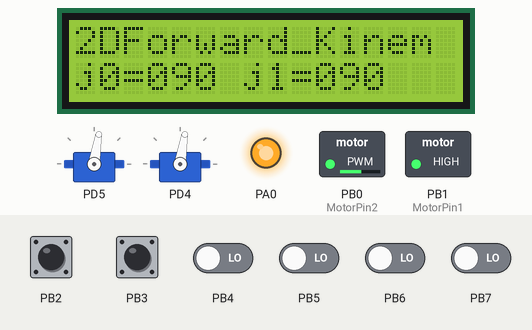
Bench run of a program on a simulated ATmega32, built with avr-gcc and emulated at 16 MHz. Parts: 16×2 character LCD, 2 × servo, switched loads named in the program (green lamp = pin HIGH), output pins drawn as LEDs (lit = HIGH). Wiring (inferred from the signals the program sends): character LCD (HD44780): RS PD7; E PD6; data PC0, PC1, PC2, PC3, PC4, PC5, PC6, PC7. The test bench sets the inputs (shaded band); at power-on: PB2, PB3 HIGH, PB4–7 LOW. Servo pulses on a pin are drawn as a servo (544–2400 µs = 0–180°); pins used as bus, display or sensor lines are not drawn.

Above: at 1.2 s.
1.3 s: PB2 pulled LOW for 0.15 s
At 2.6 s:
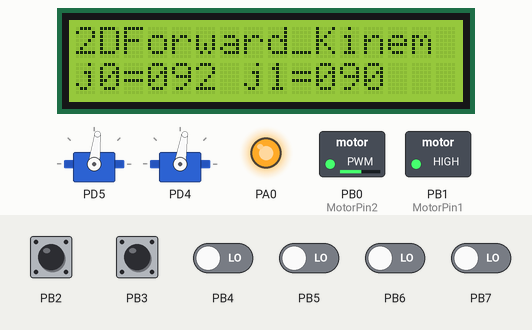
3.0 s: PB2 pulled LOW for 1 s
At 5.1 s:
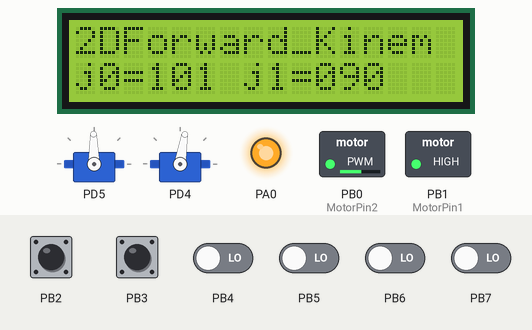
5.5 s: PB2 pulled LOW for 0.15 s
At 6.8 s:
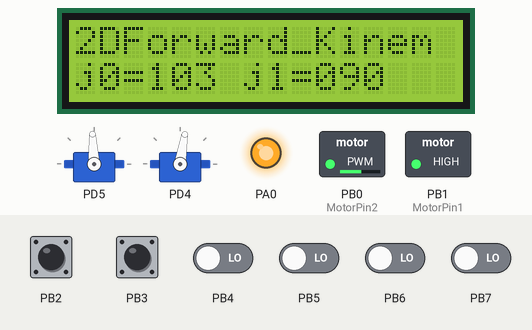
7.1 s: PB2 pulled LOW for 1 s
At 9.4 s:
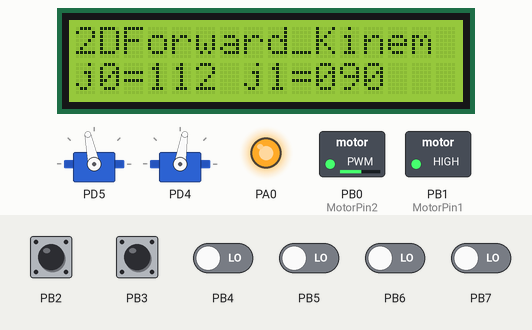
Timing chart, 0 to 10.6 s (numbered marks = the images above; inputs shaded):
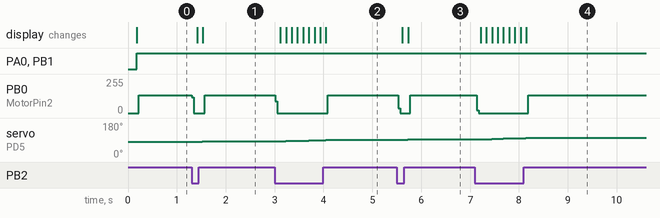

Measured:
- after the input at 1.3 s, PB0 (MotorPin2): 134/255 → 0/255 at once, → 134/255 0.27 s later; servo on PD5: 81° → 82° after 0.10 s, → 83° 0.12 s later; the display: first changes after 0.12 s (image 1 shows a later state)
- after the input at 3.0 s, PB0 (MotorPin2): 134/255 → 0/255 at once, → 134/255 1.1 s later; servo on PD5: moves from 83° to 91° over 0.94 s, starting after 0.10 s; the display: first changes after 0.12 s (image 2 shows a later state)
- after the input at 5.5 s, PB0 (MotorPin2): 134/255 → 0/255 at once, → 134/255 0.24 s later; servo on PD5: 91° → 92° after 0.10 s, → 93° 0.12 s later; the display: first changes after 0.12 s (image 3 shows a later state)
- after the input at 7.1 s, PB0 (MotorPin2): 134/255 → 0/255 at once, → 134/255 1.1 s later; servo on PD5: moves from 93° to 102° over 0.94 s, starting after 0.10 s; the display: first changes after 0.12 s (image 4 shows a later state)

The program:

main.c
```c
/*
 * main.c*/
#undef F_CPU
#define F_CPU 16000000ul

#include "Datatypes.h"
#include "Keypad.h"
#include "LCD.h"
#include "Servo1.h"
#include "util/delay.h"
#include "Timer0.h"
#include "DIO.h"


int main(void)
{
	DIO_SetPinDirection(0,0,OUTPUT);

	f32 j0=90,j1=90;
	LCD_init();
	Servo1_init();
	Keypad_init();
//	Timer0_init();
//
	Servo1A_SetAngle(j0);
	Servo1B_SetAngle(j1);
	LCD_MoveCu(0,0);
	LCD_WriteString("2DForward_Kinem");
	LCD_MoveCu(1,0);
	LCD_WriteString("j0=");
	LCD_WriteNumber(j0);
	LCD_MoveCu(1,7);
	LCD_WriteString("j1=");
	LCD_WriteNumber(j1);
	while(1)
	{
		DIO_SetPinValue(0,0,1);
		if(Keypad_ReadButton(0) == 0)
		{
			j0 += 1;
			_delay_ms(100);
			if(j0 >= 130)
			{
				j0 = 130;
			}
			Servo1A_SetAngle(j0);
			LCD_MoveCu(1,3);
			LCD_WriteNumber(j0);
		}
//		if(Keypad_ReadButton(4) == 0)
//		{
//			j0 -= 1;
//			_delay_ms(100);
//			if(j0 <= 60)
//			{
//				j0 = 60;
//			}
//			Servo1A_SetAngle(j0);
//			LCD_MoveCu(1,3);
//			LCD_WriteNumber(j0);
//		}
//
//		if(Keypad_ReadButton(1) == 0)
//		{
//			j1 += 1;
//			_delay_ms(100);
//			if(j1 >= 150)
//			{
//				j1 = 150;
//			}
//			Servo1B_SetAngle(j1);
//			LCD_MoveCu(1,10);
//			LCD_WriteNumber(j1);
//		}
//		if(Keypad_ReadButton(5) == 0)
//		{
//			j1 -= 1;
//			_delay_ms(100);
//			if(j1 <= 30)
//			{
//				j1 = 30;
//			}
//			Servo1B_SetAngle(j1);
//			LCD_MoveCu(1,10);
//			LCD_WriteNumber(j1);
//		}

	}
}
```

ADC.c
```c
/*
 * ADC.c
 *
 *  Created on: Mar 31, 2017
 *      Author: Mohamed Tarek
 */

#include "Datatypes.h"
#include "ADC_cfg.h"
#include "Macros.h"
#include "Registers.h"

void ADC_init(void)
{
	ADMUX = REF_VOLTAGE_SOURCE | (LEFT_ADJUST<<5)  |INITIAL_CHANNEL ;
	ADCSRA = (ADC_EN << 7) | SELECT_MODE | (ADC_INT_EN << 3) | ADC_PRESCALLER;

#if(SELECT_MODE == AUTO_TRIGGER)
	SFIOR = TRIG_SOURCE;
	#if(TRIG_SOURCE == FREE_RUNNING)
		SET_BIT(ADCSRA,6);
	#endif
#endif

#if(ADC_INT_EN == TRUE)
	SET_BIT(SREG,7);
#endif
}

void ADC_StartConversion(void)
{
	SET_BIT(ADCSRA,6);
#if((SELECT_MODE == AUTO_TRIGGER) && (TRIG_SOURCE == FREE_RUNNING))
#warning "Conversion already started in ADC_init Function"
#endif

}

u8 ADC_GetIntFlag(void)
{
	return GET_BIT(ADCSRA,4);
}

void ADC_ClearIntFlag(void)
{
#if(ADC_INT_EN == FALSE)
	SET_BIT(ADCSRA,4);
#endif
}

void ADC_DataAdjustment(u8 adj)
{
	if(adj == LEFT)
	{
		SET_BIT(ADMUX,5);
	}
	else if(adj == RIGHT)
	{
		CLEAR_BIT(ADMUX,5);
	}
	else{}
}

u16 ADC_Read_10Bit(void)
{
	return ADCLH;
}

u8 ADC_Read_8Bit(void)
{
	return ADCH;

}

void ADC_ChangeChannel(u8 Channel)
{
	ADMUX |= Channel;
}
```

Datatypes.h
```c
/*
 * Typedef.h
 *
 *  Created on: Mar 5, 2017
 *      Author: Mohamed Tarek
 */

#ifndef DATATYPES_H_
#define DATATYPES_H_

typedef unsigned char u8;
typedef signed char s8;
typedef unsigned int u16;
typedef signed int s16;
typedef long unsigned int u32;
typedef float f32;
typedef double f64;
#define INPUT	0
#define OUTPUT	1

struct Keypad
{
	u16 Button0 :1;
	u16 Button1 :1;
	u16 Button2 :1;
	u16 Button3 :1;
	u16 Button4 :1;
	u16 Button5 :1;
	u16 Button6 :1;
	u16 Button7 :1;
	u16 Button8 :1;
	u16 Button9 :1;
	u16 Button10 :1;
	u16 Button11 :1;
	u16 Button12 :1;
	u16 Button13 :1;
	u16 Button14 :1;
	u16 Button15 :1;
};


#endif /* DATATYPES_H_ */
```

Macros.h
```c
/*
 * Macros.h
 *
 *  Created on: Mar 4, 2017
 *      Author: Mohamed Tarek
 */

#ifndef MACROS_H_
#define MACROS_H_

#define SET_BIT(R,BIT_NUMBER) R|=(1<<BIT_NUMBER)
#define CLEAR_BIT(R,BIT_NUMBER) R&=~(1<<BIT_NUMBER)
#define TOGGLE_BIT(R,BIT_NUMBER) R^=(1<<BIT_NUMBER)
#define GET_BIT(R,BIT_NUMBER) ((R&(1<<BIT_NUMBER))>>BIT_NUMBER)

#endif /* MACROS_H_ */
```

MotorRelay.h
```c
/*
 * MotorRelay.h
 *
 *  Created on: Mar 18, 2017
 *      Author: Mohamed Tarek
 */

#ifndef MOTORRELAY_H_
#define MOTORRELAY_H_


#define STOP 0
#define RIGHT 1
#define LEFT 2

void MotorRelay_init(void);
void MotorRelay_Right(void);
void MotorRelay_Left(void);
void MotorRelay_Free(void);
void MotorRelay_Break(void);
u8 MotorRelay_Status(void);


#endif /* MOTORRELAY_H_ */
```

Motor_Relay.c
```c
/*
 * Motor_Relay.c
 *
 *  Created on: Mar 18, 2017
 *      Author: Mohamed Tarek
 */
#include "MotorRelay_cfg.h"
#include "Datatypes.h"
#include "DIO.h"
#include "MotorRelay.h"
static u8 status;

void MotorRelay_init(void){
	DIO_SetPinDirection(MotorPort,MotorPin1,OUTPUT);
	DIO_SetPinDirection(MotorPort,MotorPin2,OUTPUT);
	DIO_SetPinValue(MotorPort,MotorPin1,0);
	DIO_SetPinValue(MotorPort,MotorPin2,0);
	status =STOP;
}

void MotorRelay_Right(void){
	DIO_SetPinValue(MotorPort,MotorPin1,1);
	DIO_SetPinValue(MotorPort,MotorPin2,0);
	status =RIGHT;
}

void MotorRelay_Left(void){
	DIO_SetPinValue(MotorPort,MotorPin1,0);
	DIO_SetPinValue(MotorPort,MotorPin2,1);
	status =LEFT;
}

void MotorRelay_Free(void){
	DIO_SetPinValue(MotorPort,MotorPin1,0);
	DIO_SetPinValue(MotorPort,MotorPin2,0);
	status =STOP;
}
void MotorRelay_Break(void){
	DIO_SetPinValue(MotorPort,MotorPin1,1);
	DIO_SetPinValue(MotorPort,MotorPin2,1);
	status =STOP;
}

u8 MotorRelay_Status(void){
	return status;
}
```

PWM1.c
```c
/*
 * PWM1.c
 *
 *  Created on: Apr 9, 2017
 *      Author: Mohamed Tarek
 */
#include "Registers.h"
#include "Datatypes.h"
#include "DIO.h"
#include "PWM1_cfg.h"
#undef F_CPU
#define F_CPU 16000000ul

static f32 T_PWM;
static f32 NO_ticks_cycle;
#define MILLI_SCALE 1000

void PWM_init(void)
{
	TCCR1A = PWM_PINS | 0b00000010;
	TCCR1B = 0b00011000 | PRESCALER;

#if(PWM_PINS == OC1A)
	DIO_SetPinDirection(3,5,OUTPUT);
#elif(PWM_PINS == OC1B)
	DIO_SetPinDirection(3,4,OUTPUT);
#elif(PWM_PINS == OC1AB)
	DIO_SetPinDirection(3,5,OUTPUT);
	DIO_SetPinDirection(3,4,OUTPUT);
#endif
}

void PWM_SetFreq(f32 Freq_PWM)
{
//	f32 T_tick = 1/(16000000/PRESCALER_VALUE);
// Freq_tick = F_CPU/PRESCALER_VALUE =1/ T_tick
//	NO_ticks_cycle = T_cycle / T_tick;
	T_PWM = 1/Freq_PWM;
	NO_ticks_cycle = (F_CPU)/(Freq_PWM *PRESCALER_VALUE);
	ICR1A = NO_ticks_cycle;
}


void PWM_SetDutyCycle1A(f32 DutyCycle1A)
{
#if((PWM_PINS == OC1A) || (PWM_PINS == OC1AB))
	f32 value =(DutyCycle1A * NO_ticks_cycle)/(T_PWM * MILLI_SCALE);
	OCR1A = value;
#endif
}


void PWM_SetDutyCycle1B(f32 DutyCycle1B)
{
#if((PWM_PINS == OC1B) || (PWM_PINS == OC1AB))
	f32 value =(DutyCycle1B * NO_ticks_cycle)/(T_PWM * MILLI_SCALE);
	OCR1B = value;
#endif
}
```

PWM1.h
```c
/*
 * PWM1.h
 *
 *  Created on: Apr 10, 2017
 *      Author: Mohamed Tarek
 */

#ifndef PWM1_H_
#define PWM1_H_

void PWM_init(void);
void PWM_SetFreq(f32 Freq_PWM);
void PWM_SetDutyCycle1A(f32 DutyCycle1A);
void PWM_SetDutyCycle1B(f32 DutyCycle1B);

#endif /* PWM1_H_ */
```

Servo1.c
```c
/*
 * Servo1.c
 *
 *  Created on: Apr 14, 2017
 *      Author: Mohamed Tarek
 */
#include "Servo1_cfg.h"
#include "PWM1_cfg.h"
#include "Registers.h"
#include "Datatypes.h"
#include "PWM1.h"

void Servo1_init(void)
{
#undef PWM_PINS
#define PWM_PINS	SERVO_PINS
#undef	PRESCALER
#define PRESCALER 	SERVO_PRESCALER
	PWM_init();
	PWM_SetFreq(SERVO_FREQ);

}

void Servo1A_Test(f32 Duty_Cycle)			// used to test the range of and get limits of servo
{
	PWM_SetDutyCycle1A(Duty_Cycle);
}


void Servo1A_SetAngle(f32 Angle)
{
#if(SERVO_1A == ON)
	f32 DutyCycle_Angle;
	DutyCycle_Angle = (((DUTY_CYCLE1A_180DEG - DUTY_CYCLE1A_0DEG)* Angle )/180)+ DUTY_CYCLE1A_0DEG;
	PWM_SetDutyCycle1A(DutyCycle_Angle);
#endif
}


void Servo1B_SetAngle(f32 Angle)
{
#if(SERVO_1B == ON)
	f32 DutyCycle_Angle;
	DutyCycle_Angle = (((DUTY_CYCLE1B_180DEG - DUTY_CYCLE1B_0DEG)* Angle )/180)+ DUTY_CYCLE1B_0DEG;
	PWM_SetDutyCycle1B(DutyCycle_Angle);
#endif
}
```

Servo1.h
```c
/*
 * Servo1.h
 *
 *  Created on: Apr 14, 2017
 *      Author: Mohamed Tarek
 */

#ifndef SERVO1_H_
#define SERVO1_H_
void Servo1_init(void);
void Servo1A_Test(f32 Duty_Cycle);
void Servo1A_SetAngle(f32 Angle);
void Servo1B_SetAngle(f32 Angle);


#endif /* SERVO1_H_ */
```

Timer0.c
```c
/*
 * Timer0.c
 *
 *  Created on: Apr 6, 2017
 *      Author: Mohamed Tarek
 */
#include "Datatypes.h"
#include "Timer0_cfg.h"
#include "DIO.h"
#include "Registers.h"
#include "Macros.h"
#include "AVR/interrupt.h"

void(*Gptr)(void) ;

void Timer0_init(void)
{
	TCCR0 = TIMER0_MODE | OC0_PIN_FUNC | PRESCALER;

#if(TIMER0_MODE == CTC)
	OCR0 = CTC_COMP_VALUE;
#endif

#if((TIMER0_INT_EN == TRUE) && (TIMER0_MODE == CTC))
	TIMSK = 0b00000010;
	SET_BIT(SREG,7);
#elif((TIMER0_INT_EN == TRUE) &&(TIMER0_MODE == OVF))
	SET_BIT(SREG,7);
	TIMSK =	0b00000001;

#endif
}

void Timer0_Preload_ForceComp(void)
{
	SET_BIT(TCCR0,7);
}

void Timer0_CTC_CompValue(u8 Value)
{
#if(TIMER0_MODE == CTC)
	OCR0 = Value;
#endif
}

u8 Timer0_GetIntFlag(void)
{
#if(TIMER0_MODE == OVF)
	return TIFR;
#elif(TIMER_MODE == CTC)
	return (GET_BIT(TIFR,1));
#endif
}

void Timer0_ClearIntFlag(void)
{
#if(TIMER0_MODE == OVF)
	CLEAR_BIT(TIFR,0);
#elif(TIMER_MODE == CTC)
	CLEAR_BIT(TIFR,1);
#endif
}


void Timer0_Set_OVF_ISR( void(*ptr)(void))
{
	Gptr = ptr;

}

ISR(TIMER0_OVF_vect)
{
	Gptr();
}
```

Timer0.h
```c
/*
 * Timer0.h
 *
 *  Created on: Apr 6, 2017
 *      Author: Mohamed Tarek
 */

#ifndef TIMER0_H_
#define TIMER0_H_
void Timer0_init(void);
void Timer0_Preload_ForceComp(void);
void Timer0_CTC_CompValue(u8 Value);
u8 Timer0_GetIntFlag(void);
void Timer0_ClearIntFlag(void);
void Timer0_Set_OVF_ISR( void (*ptr)(void));


#endif /* TIMER0_H_ */
```

ADC_cfg.h
```c
/*
 * ADC_cfg.h
 *
 *  Created on: Mar 31, 2017
 *      Author: Mohamed Tarek
 */

#ifndef ADC_CFG_H_
#define ADC_CFG_H_

#define LEFT 	1
#define RIGHT 	0
#define TRUE	1
#define FALSE	0

#define EXTERNAL_AREF	0b00000000
#define INTERNAL_AVCC	0b01000000
#define INTERNAL_2_56V	0b11000000

#define ADC0	0b00000000
#define ADC1	0b00000001
#define ADC2	0b00000010
#define ADC3	0b00000011
#define ADC4	0b00000100
#define ADC5	0b00000101
#define ADC6	0b00000110
#define ADC7	0b00000111

// Auto Trigger
#define FREE_RUNNING	0b00000000
#define ANALOG_COMPARATOR	0b00100000
#define EXTERNAL_INTERRUPT0	0b01000000

// Pre_scaler
#define PRE_16	0b00000100
#define PRE_32	0b00000101
#define PRE_64	0b00000110


#define SINGLE_CONVERSION	0b00000000
#define AUTO_TRIGGER	0b00100000

/* Configuration */

// ADMUX
#define REF_VOLTAGE_SOURCE	INTERNAL_AVCC
#define LEFT_ADJUST			FALSE
#define INITIAL_CHANNEL		ADC0

// ADCSRA
#define ADC_EN 			TRUE
#define SELECT_MODE		AUTO_TRIGGER

#define ADC_INT_EN 		FALSE
#define ADC_PRESCALLER	PRE_64

#define TRIG_SOURCE		FREE_RUNNING
#endif /* ADC_CFG_H_ */
```

Keypad_cfg.h
```c
/*
 * Keypad_cfg.h
 *
 *  Created on: Mar 12, 2017
 *      Author: Mohamed Tarek
 */

#ifndef KEYPAD_CFG_H_
#define KEYPAD_CFG_H_

#define OFF	0

#define R0 8
#define R1 9
#define R2	OFF
#define R3	OFF

#define C0 10
#define C1 11
#define C2	OFF
#define C3	OFF


#endif /* KEYPAD_CFG_H_ */
```

LCD_cfg.h
```c
/*
 * LCD_Cfg.h
 *
 *  Created on: Mar 10, 2017
 *      Author: Mohamed Tarek
 */

#ifndef LCD_CFG_H_
#define LCD_CFG_H_

#define	DATA_PORT	2
#define E_PIN		30		// in port A
#define	RS_PIN		31		// in port B


#endif /* LCD_CFG_H_ */
```

MotorRelay_cfg.h
```c
/*
 * MotorRelay_cfg.h
 *
 *  Created on: Mar 18, 2017
 *      Author: Mohamed Tarek
 */

#ifndef MOTORRELAY_CFG_H_
#define MOTORRELAY_CFG_H_


#define MotorPort 1
#define MotorPin1 1
#define MotorPin2 0


#endif /* MOTORRELAY_CFG_H_ */
```

PWM1_cfg.h
```c
/*
 * PWM1_cfg.h
 *
 *  Created on: Apr 9, 2017
 *      Author: Mohamed Tarek
 */

#ifndef PWM1_CFG_H_
#define PWM1_CFG_H_


#define PRESCALER_8		0b00000010
#define PRESCALER_64	0b00000011
#define PRESCALER_256 	0b00000100

#define OC1A 	0b10000000		// in Fast_PWM mode
#define OC1B	0b00100000		// in Fast_PWM mode
#define OC1AB	0b10100000

/* PWM Configuration */

// Select Prescaler and Pin
#define PRESCALER	PRESCALER_64
#define PWM_PINS	OC1AB


/***************************************************************************/

#if(PRESCALER == PRESCALER_64)
#define  PRESCALER_VALUE	64
#endif

#if(PRESCALER == PRESCALER_256)
#define  PRESCALER_VALUE	256
#endif


#endif /* PWM1_CFG_H_ */
```

Servo1_cfg.h
```c
/*
 * Servo1_cfg.h
 *
 *  Created on: Apr 14, 2017
 *      Author: Mohamed Tarek
 */

#ifndef SERVO1_CFG_H_
#define SERVO1_CFG_H_
#define  ON		1
#define  OFF	0


/* Servo Driver */		// Values for Both Servos
#define SERVO_FREQ			50 		// HZ
#define SERVO_PRESCALER		PRESCALER_64

/* Servo 1A */   // Connected to Pin OC1A
#define SERVO_1A				ON
#define DUTY_CYCLE1A_0DEG		0.5	// ms
#define DUTY_CYCLE1A_180DEG		2.25 	//ms


/* Servo 1B */  // Connected to Pin OC1B
#define SERVO_1B				ON
#define DUTY_CYCLE1B_0DEG		0.65	// ms
#define DUTY_CYCLE1B_180DEG		2.1 	//ms
/***********************************************************************************/
// Note : GO in PWM_cfg and Set PWM PINS in PWM Drivers OC1A or OC1B or OC1AB & Prescaler
/***********************************************************************************/

//
//#if((SERVO_1A == ON) && (SERVO_1B == OFF))
//#define SERVO_PINS				OC1A
//#endif
//
//#if((SERVO_1B == ON) && (SERVO_1A == OFF))
//#define SERVO_PINS				OC1B
//#endif
//
//#if((SERVO_1A ==ON) && (SERVO1_1B == ON))		// Both Pins are ON
//#define	SERVO_PINS				OC1AB
//#endif


#endif /* SERVO1_CFG_H_ */
```

Timer0_cfg.h
```c
/*
 * Timer0_cfg.h
 *
 *  Created on: Apr 6, 2017
 *      Author: Mohamed Tarek
 */

#ifndef TIMER0_CFG_H_
#define TIMER0_CFG_H_

#define TRUE	1
#define FALSE	0

#define	OVF 0b00000000
#define CTC	0b00001000

#define DISCONNECTED	0b00000000
#define TOGGLE			0b00010000
#define CLEAR			0b00100000
#define SET				0b00110000

#define TIMER_OFF		0b00000000
#define NO_PRESCALING	0b00000001
#define PRESCALER_8		0b00000010
#define PRESCALER_64	0b00000011
#define PRESCALER_256	0b00000100
#define PRESCALER_1024	0b00000101

/* Configuration */
#define TIMER0_MODE	OVF
#define OC0_PIN_FUNC	DISCONNECTED
#define PRESCALER	PRESCALER_1024
#define TIMER0_INT_EN	TRUE
#define CTC_COMP_VALUE	128
/***********************************************************************/


#endif /* TIMER0_CFG_H_ */
```

Keypad.c
```c
/*
 * Keypad.c
 *
 *  Created on: Mar 12, 2017
 *      Author: Mohamed Tarek
 */

#include "Datatypes.h"
#include "Keypad_cfg.h"
#include "DIO.h"

void Keypad_init(void){
#if(R0 != OFF)
	DIO_PinDirection(R0,OUTPUT);
#endif
#if(R1 != OFF)
	DIO_PinDirection(R1,OUTPUT);
#endif
#if(R2 != OFF)
	DIO_PinDirection(R2,OUTPUT);
#endif
#if(R3 != OFF)
	DIO_PinDirection(R3,OUTPUT);
#endif
#if(C0 != OFF)
	DIO_PinDirection(C0,INPUT);
	DIO_PinValue(C0,1);		// Pull up resistance enable
#endif
#if(C1 != OFF)
	DIO_PinDirection(C1,INPUT);
	DIO_PinValue(C1,1);		// Pull up resistance enable
#endif
#if(C2 != OFF)
	DIO_PinDirection(C2,INPUT);
	DIO_PinValue(C2,1);		// Pull up resistance enable
#endif
#if(C3 != OFF)
	DIO_PinDirection(C3,INPUT);
	DIO_PinValue(C3,1);		// Pull up resistance enable
#endif

}

u8 Keypad_ReadButton(u8 Button_Number){
	u8 arr_row[4] = {R0,R1,R2,R3};
	u8 arr_col[4] = {C0,C1,C2,C3};
	u8 Return_Value;
	u8 row,col;
	row = Button_Number / 4;
	col = Button_Number % 4;

	DIO_PinValue(R0,1);
	DIO_PinValue(R1,1);
	DIO_PinValue(R2,1);
	DIO_PinValue(R3,1);

	DIO_PinValue(arr_row[row],0);
	Return_Value = DIO_GetPin(arr_col[col]);
	return Return_Value;
}

struct Keypad Keypad_Scan(void){
	u8 arr_row[4] = {R0,R1,R2,R3};
	u8 arr_col[4] = {C0,C1,C2,C3};
	u8 row,col,i;
	struct Keypad Mykeypad;
	u8 arr[16];

	for(i=0 ; i<16;i++)
	{
		row = i / 4;
		col = i % 4;

		DIO_PinValue(R0,1);
		DIO_PinValue(R1,1);
		DIO_PinValue(R2,1);
		DIO_PinValue(R3,1);
		DIO_PinValue(arr_row[row],0);
		arr[i] = DIO_GetPin(arr_col[col]);

	}
		Mykeypad.Button0 = arr[0];
		Mykeypad.Button1 = arr[1];
		Mykeypad.Button2 = arr[2];
		Mykeypad.Button3 = arr[3];
		Mykeypad.Button4 = arr[4];
		Mykeypad.Button5 = arr[5];
		Mykeypad.Button6 = arr[6];
		Mykeypad.Button7 = arr[7];
		Mykeypad.Button8 = arr[8];
		Mykeypad.Button9 = arr[9];
		Mykeypad.Button10 = arr[10];
		Mykeypad.Button11 = arr[11];
		Mykeypad.Button12 = arr[12];
		Mykeypad.Button13 = arr[13];
		Mykeypad.Button14 = arr[14];
		Mykeypad.Button15 = arr[15];

		return Mykeypad;
}
```

Keypad.h
```c
/*
 * Keypad.h
 *
 *  Created on: Mar 12, 2017
 *      Author: Mohamed Tarek
 */

#ifndef KEYPAD_H_
#define KEYPAD_H_

void Keypad_init(void);
u8 Keypad_ReadButton(u8 Button_Number);
struct Keypad Keypad_Scan(void);
#endif /* KEYPAD_H_ */
```

LCD.c
```c
/*
 * LCD.c
 *
 *  Created on: Mar 11, 2017
 *      Author: Mohamed Tarek
 */
#undef F_CPU
#define F_CPU 16000000ul
#include "LCD_Cfg.h"
#include "DIO.h"
#include "Datatypes.h"
#include "util/delay.h"


void LCD_WriteData(u8 Data){
	DIO_PinValue(RS_PIN,1);

	DIO_SetPortValue(DATA_PORT,Data);
	DIO_PinValue(E_PIN,1);
	_delay_ms(2);
	DIO_PinValue(E_PIN,0);
	_delay_ms(2);
}

void LCD_WriteCommand(u8 Command){
	DIO_PinValue(RS_PIN,0);

	DIO_SetPortValue(DATA_PORT,Command);
	DIO_PinValue(E_PIN,1);
	_delay_ms(2);
	DIO_PinValue(E_PIN,0);
	_delay_ms(2);
}

void LCD_init(void){
	DIO_SetPortDirection(DATA_PORT,OUTPUT);
	DIO_PinDirection(RS_PIN,OUTPUT);
	DIO_PinDirection(E_PIN,OUTPUT);
	LCD_WriteCommand(0x01);
	_delay_ms(50);
	LCD_WriteCommand(0x0c);
	LCD_WriteCommand(0x38);
}

void LCD_WriteString(u8 str[16])
{
	u8 i;

	for(i=0;i<16;i++)
	{
		if(str[i] != '\0')
		{

			LCD_WriteData(str[i]);
		}
		else
		{
			i=16;
		}
	}
}

void LCD_WriteNumber(u16 value)
{	// 5 digits only
//	LCD_WriteData(48 + (value/10000));
//	LCD_WriteData(48 +((value/1000)%10));
	LCD_WriteData(48 + (value/100)%10);
	LCD_WriteData(48 + (value%100)/10);
	LCD_WriteData(48 + (value%10));
//	LCD_WriteData(48 + (value*10));
}
//void LCD_WriteFloat(f32 value)
//{
//	u8 x,i;
//	for(i=0;i<6;i++)
//	{
//		x = value/10;
//		value = value%10;
//		if(x == 46)
//		{
//			LCD_WriteData(46);
//		}
//		else
//		{
//			LCD_WriteData(48 + x);
//		}
//	}
//}

void LCD_ClearScreen(void)
{
	LCD_WriteCommand(0x01);
}

void LCD_MoveCu(u8 y_pos , u8 x_pos)
{
	if(y_pos == 0)
	{
		LCD_WriteCommand(0x80+x_pos);
	}
	else if(y_pos == 1)
	{
		LCD_WriteCommand(0xc0 + x_pos);
	}
}
```

LCD.h
```c
/*
 * LCD.h
 *
 *  Created on: Mar 11, 2017
 *      Author: Mohamed Tarek
 */

#ifndef LCD_H_
#define LCD_H_


void LCD_WriteData(u8 Data);
void LCD_WriteCommand(u8 Command);
void LCD_init(void);
void LCD_WriteString(u8 str[30]);
void LCD_MoveCu(u8 y_pos , u8 x_pos);
void LCD_WriteNumber(u16 value);
void LCD_ClearScreen(void);
#endif /* LCD_H_ */
```

Source omitted: DIO.c (2613 bytes), DIO.h (797 bytes), Registers.h (1310 bytes)
